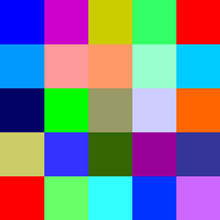
#> input picture testingDocumentsCV/img/Color-Test.jpg, 220 x 220 px, given in place of the camera
$ python colormotion_detector.py   (older library calls are emulated)
#> lines starting #> are read from the running program, lines starting #| are printed output that depends on the picture; after the words box and inside, x2 and y2 are one past the last pixel; in counts of white or black regions, pixels touching at a corner belong together
import cv2
import numpy as np
import matplotlib.pyplot as plt
import matplotlib.ticker as plticker
import winsound


upper = np.array([100,100,100])
lower = np.array([255,255,255])


# set what colors to detect from lowerBound to upperBound
    ## Eg) upper < x < lower
    ## where x is the color being detected

switch = True
switch2 = False


cam = cv2.VideoCapture(0)
cam2 = cv2.VideoCapture(0)


kernelO = np.ones((10, 10))
#bg
kernelC = np.ones((20, 20))
#fg

# we need two kernels (2d matrix) since we have two morphological transformation
# this kernel acts as a sort of intensity for the color filtration
font = cv2.FONT_HERSHEY_SIMPLEX


while True:
    #  Everything within this loop is the processing part and everything outside is constant
    ret, img = cam.read()
#> img is the input picture: shape (220, 220, 3); mean B, G, R 140.8, 126.5, 124.5
    img = cv2.resize(img, (600, 500))
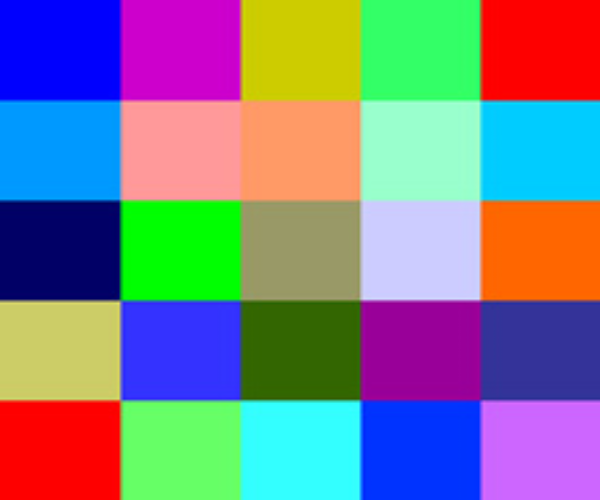
#> img: shape (500, 600, 3); mean B, G, R 140.8, 126.4, 124.5
    ret2, im2 = cam2.read()
    # resize the image being outputted for easier image process


    ## HORIZONTAL GRID LINES ##

    #cv2.line(img, (50, 0), (50, 500), (0, 0, 0), 1)
    cv2.line(img, (100, 0), (100, 500), (0, 0, 0), 1)
    #cv2.line(img, (150, 0), (150, 500), (0, 0, 0), 1)
    cv2.line(img, (200, 0), (200, 500), (0, 0, 0), 1)
    #cv2.line(img, (250, 0), (250, 500), (0, 0, 0), 1)
    cv2.line(img, (300, 0), (300, 500), (0, 0, 0), 1)
    #cv2.line(img, (350, 0), (350, 500), (0, 0, 0), 1)
    cv2.line(img, (400, 0), (400, 500), (0, 0, 0), 1)
   # cv2.line(img, (450, 0), (450, 500), (0, 0, 0), 1)
    cv2.line(img, (500, 0), (500, 500), (0, 0, 0), 1)
    #cv2.line(img, (550, 0), (550, 500), (0, 0, 0), 1)
    cv2.line(img, (600, 0), (600, 500), (0, 0, 0), 1)


    ## VERTICAL GRID LINES ##

    #cv2.line(img, (0,50), (600,50), (0, 0, 0), 1)
    cv2.line(img, (0,100), (600,100), (0, 0, 0), 1)
    #cv2.line(img, (0,150), (600,150), (0, 0, 0), 1)
    cv2.line(img, (0,200), (600,200), (0, 0, 0), 1)
    #cv2.line(img, (0,250), (600,250), (0, 0, 0), 1)
    cv2.line(img, (0,300), (600,300), (0, 0, 0), 1)
    #cv2.line(img, (0,350), (600,350), (0, 0, 0), 1)
    cv2.line(img, (0,400), (600,400), (0, 0, 0), 1)
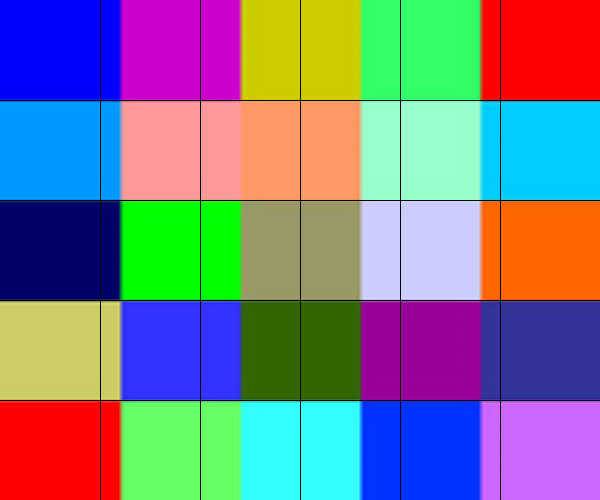
#> img: shape (500, 600, 3); mean B, G, R 138.5, 124.3, 122.5
    #cv2.line(img, (0,450), (600,450), (0, 0, 0), 1)
    cv2.line(img, (0,500), (600,500), (0, 0, 0), 1)


    if switch == True:
        imgHSV = cv2.cvtColor(img, cv2.COLOR_BGR2HSV)
#> imgHSV: shape (500, 600, 3); mean H, S, V 74.6, 196.4, 219.7
        # convert BGR to HSV
        mask = cv2.inRange(imgHSV, upper, lower)
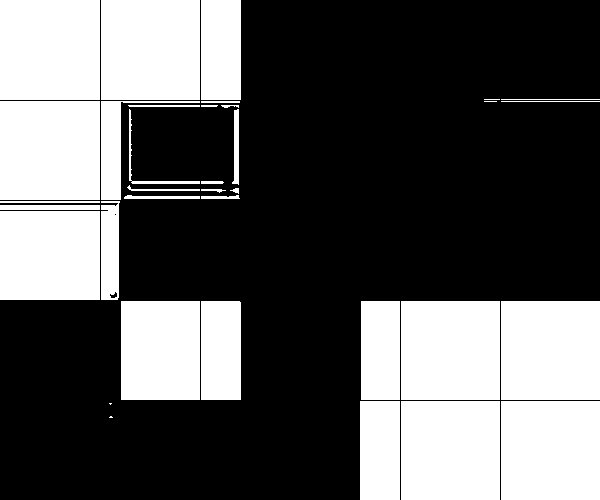
#> mask: shape (500, 600); 36% white; 35 white regions (4 under 20 px), largest, box (x1, y1, x2, y2) and area: (0, 0, 100, 100) 10000, (101, 0, 200, 100) 9900, (0, 101, 100, 200) 9900
        # create the Mask

    else:

        #imgRGB = cv2.cvtColor(img, cv2.COLOR_BGR2RGB)
        # convert BGR to RGB
        mask = cv2.inRange(img, upper, lower)
        # create the Mask


    firstFilter = cv2.morphologyEx(mask, cv2.MORPH_OPEN, kernelO)
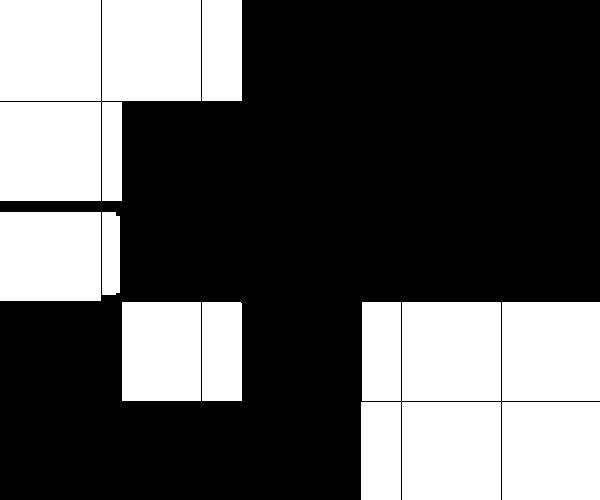
#> firstFilter: shape (500, 600); 35% white; 15 white regions, largest, box (x1, y1, x2, y2) and area: (0, 0, 101, 101) 10201, (102, 0, 201, 101) 9999, (0, 102, 101, 201) 9999
    # Remove background noise // erosion followed by dialation
    secondFilter = cv2.morphologyEx(firstFilter, cv2.MORPH_CLOSE, kernelC)
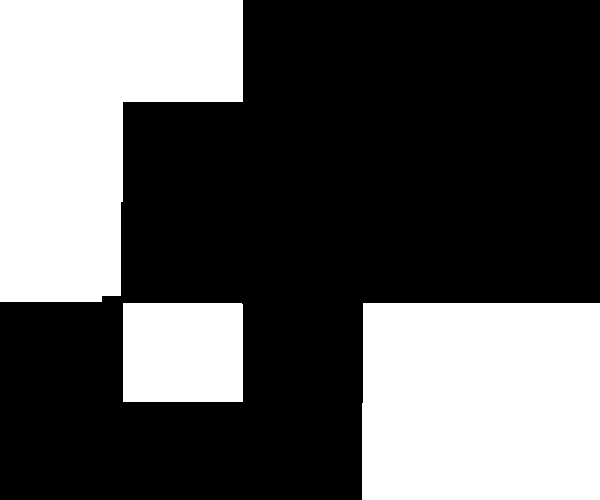
#> secondFilter: shape (500, 600); 35.9% white; 3 white regions
    # Remove foreground noise // dialation followed by erosion
    # morphology

    lastFilter = secondFilter

    _, conts, _ = cv2.findContours(lastFilter.copy(), cv2.RETR_EXTERNAL, cv2.CHAIN_APPROX_SIMPLE)
#> conts = 3 contours; box (x1, y1, x2, y2) and area: (0, 0, 243, 302) 48530, (362, 303, 600, 500) 46352, (123, 303, 243, 402) 11662
    ## cv2.drawContours(img, conts, -1, (0,255,0), 3) ##
    # The line above is where line bordering is declared

    #cv2.rectangle(img, (200, 200), (400, 300), (0, 0, 255), -1, 100)
    cv2.rectangle(img,(0,0), (600,500), (0,0,255), 200, 1000)
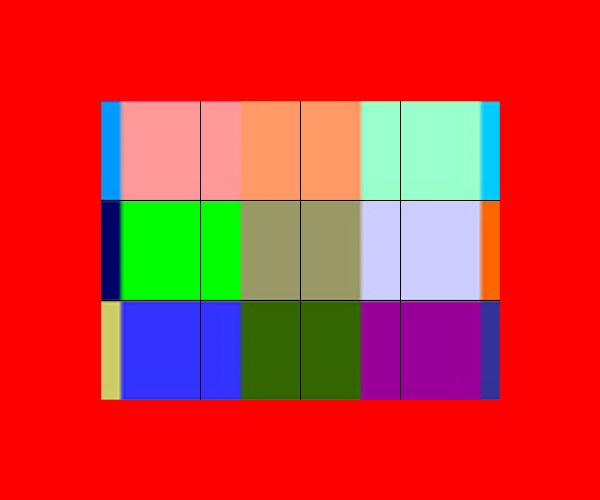
#> img: shape (500, 600, 3); mean B, G, R 53.6, 56.6, 207.1


    for i in range(len(conts)):
        x, y, w, h = cv2.boundingRect(conts[i])
        cv2.rectangle(img, (x, y), (x + w, y + h), (0, 255, 0), 2)

        if 0 <= x <= 100 or 500 <= y <= 600 or 0 <= y <= 100 or 400 <= y <= 500:
            print("SOMETHING IS WRONG!!!")

            while True:
                #winsound.PlaySound('sound.wav', winsound.SND_FILENAME)
#> (the run stopped early here; a loop or call above may not have finished)
